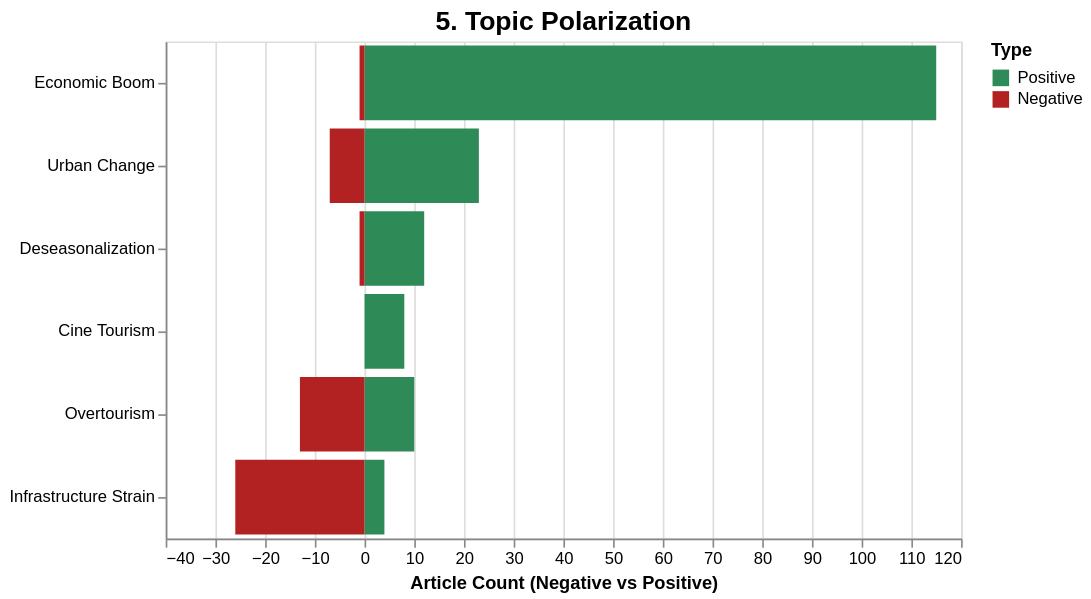

Source (Vega-Lite JSON):
### Vega-Lite specification from a JSON file in a GitHub repository (floating-point values rounded to 4 significant figures)
{"config": {"view": {"continuousWidth": 300, "continuousHeight": 300}}, "data": {"name": "data-678676905da2d214c92b9a37b07ec3a7"}, "mark": {"type": "bar"}, "encoding": {"color": {"field": "Type", "legend": {"orient": "right"}, "scale": {"domain": ["Positive", "Negative"], "range": ["#2E8B57", "#B22222"]}, "type": "nominal"}, "tooltip": [{"field": "Topic", "type": "nominal"}, {"field": "Type", "type": "nominal"}, {"field": "Count", "type": "quantitative"}], "x": {"field": "Count", "title": "Article Count (Negative vs Positive)", "type": "quantitative"}, "y": {"field": "Topic", "sort": "-x", "title": "", "type": "nominal"}}, "height": 300, "params": [{"name": "param_1e9efca18e7a2868", "select": {"type": "interval", "encodings": ["x", "y"]}, "bind": "scales"}], "title": {"text": "5. Topic Polarization", "fontSize": 16}, "width": 480, "$schema": "https://vega.github.io/schema/vega-lite/v6.4.1.json", "datasets": {"data-678676905da2d214c92b9a37b07ec3a7": [{"Topic": "Cine Tourism", "Type": "Positive", "Count": 8}, {"Topic": "Urban Change", "Type": "Positive", "Count": 23}, {"Topic": "Urban Change", "Type": "Negative", "Count": -7}, {"Topic": "Infrastructure Strain", "Type": "Positive", "Count": 4}, {"Topic": "Infrastructure Strain", "Type": "Negative", "Count": -26}, {"Topic": "Economic Boom", "Type": "Positive", "Count": 115}, {"Topic": "Economic Boom", "Type": "Negative", "Count": -1}, {"Topic": "Overtourism", "Type": "Positive", "Count": 10}, {"Topic": "Overtourism", "Type": "Negative", "Count": -13}, {"Topic": "Deseasonalization", "Type": "Positive", "Count": 12}, {"Topic": "Deseasonalization", "Type": "Negative", "Count": -1}]}}
